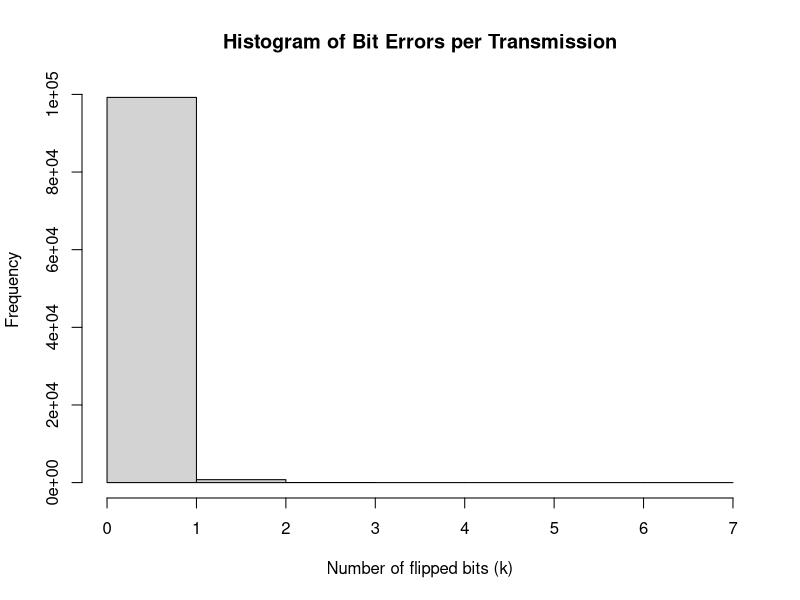
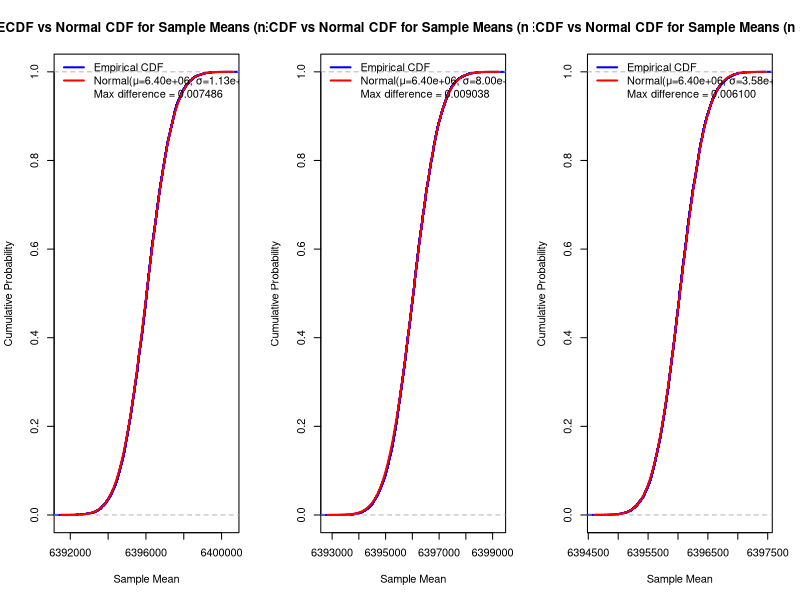
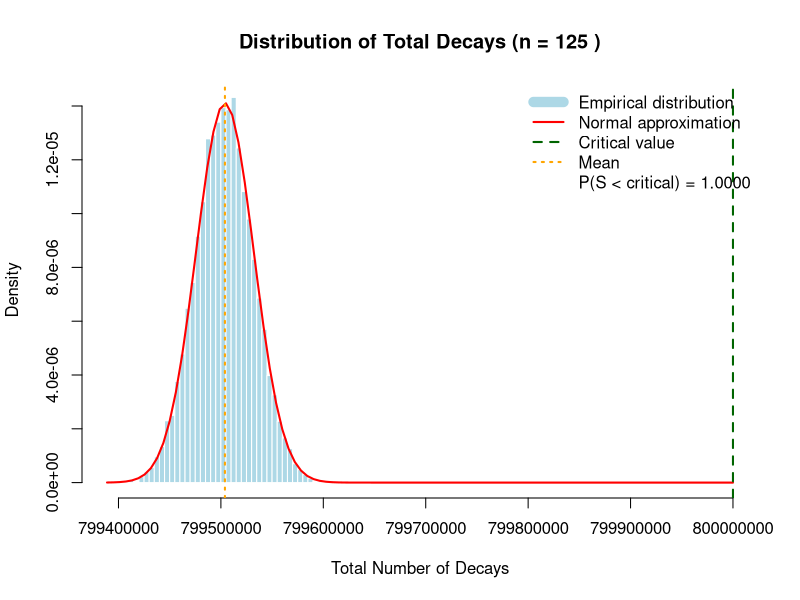
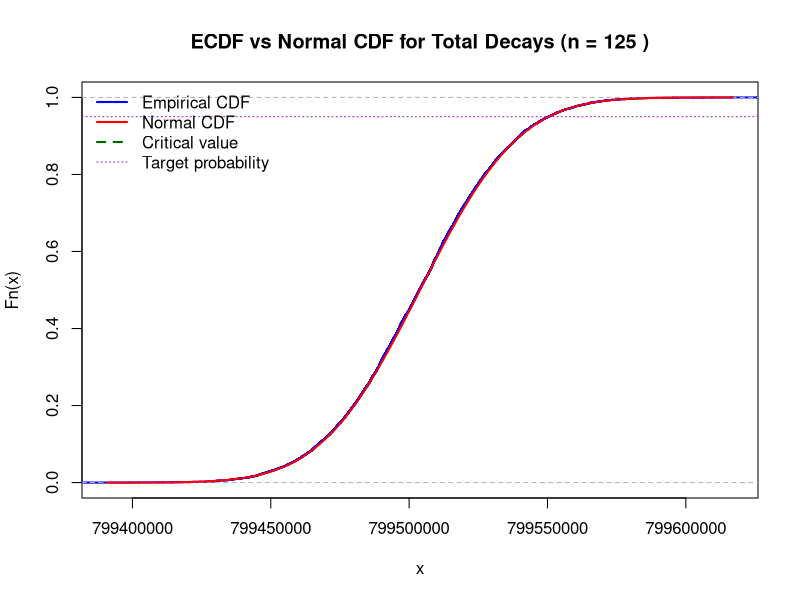
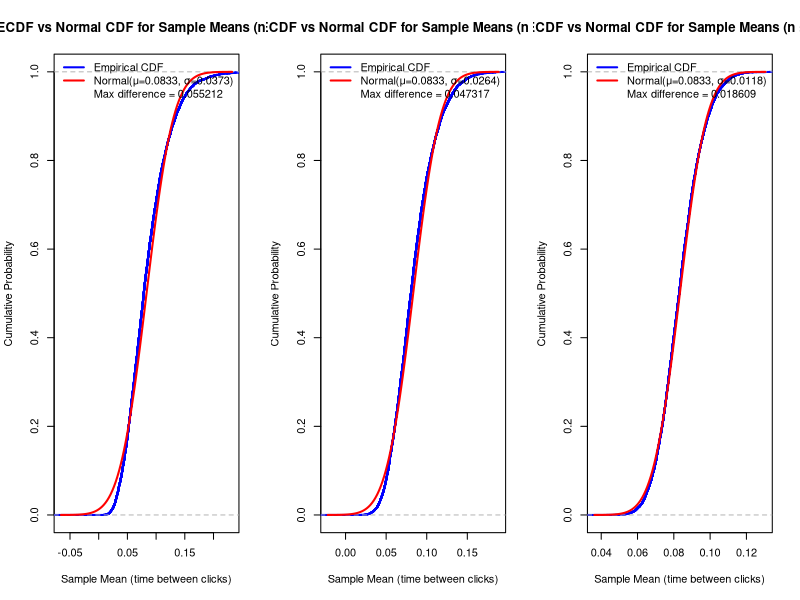
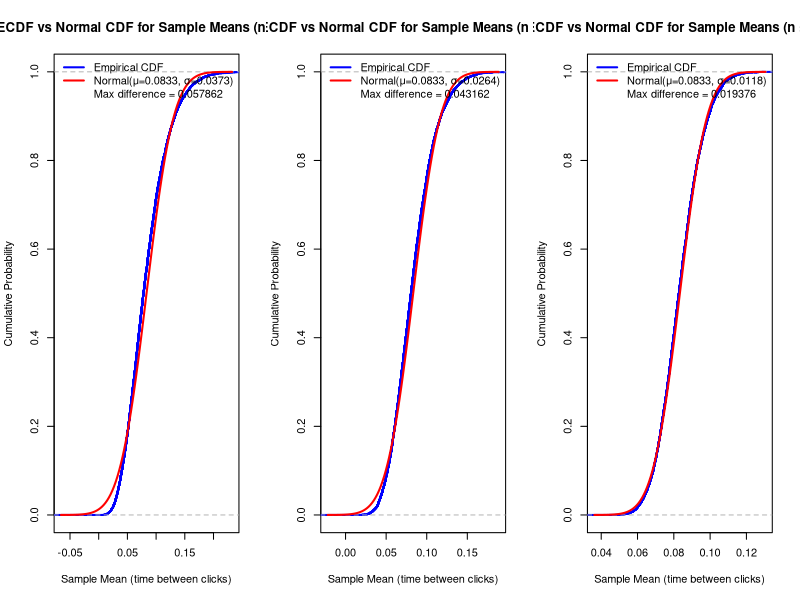
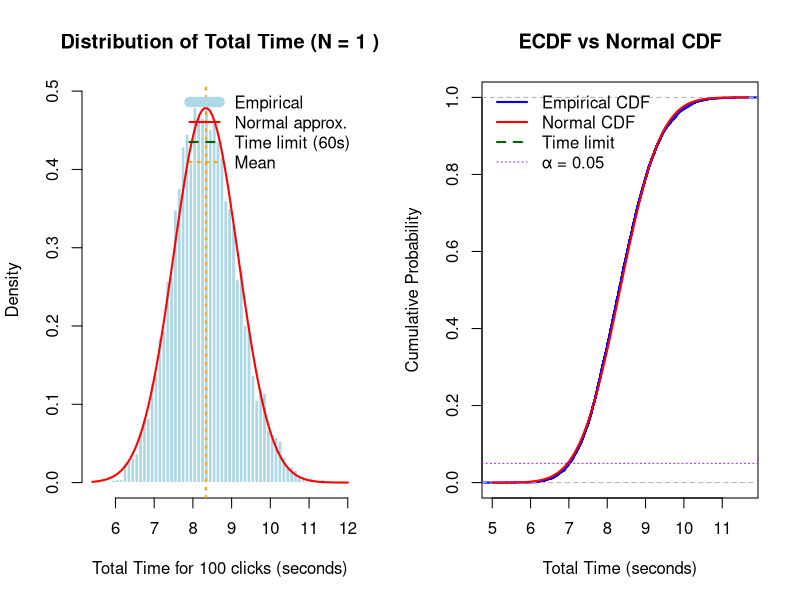
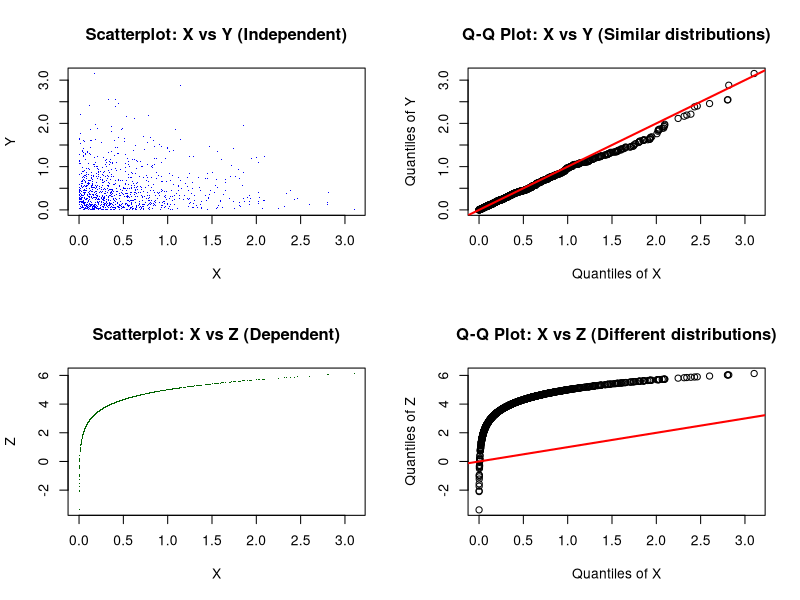

The R script that drew these images, in order:
## ---- chunk 1

id <- 2

set.seed(id)
p <- id/100

G <- matrix(c(1, 1, 1, 0, 0, 0, 0,
		1, 0, 0, 1, 1, 0, 0,
		0, 1, 0, 1, 0, 1, 0,
		1, 1, 0, 1, 0, 0, 1), nrow = 4, byrow = TRUE)
H <- t(matrix(c(1, 0, 1, 0, 1, 0, 1,
		0, 1, 1, 0, 0, 1, 1,
		0, 0, 0, 1, 1, 1, 1), nrow = 3, byrow = TRUE))
## ---- chunk 2
cat("The matrix G is: \n") 
G  
cat("The matrix H is: \n") 
H
cat("The product GH must be zero: \n")
(G%*%H) %%2
## ---- chunk 3
N <- 100000

message_generator <- function(N) {
  matrix(sample(c(0,1), 4*N, replace = TRUE), nrow = N)
}  
messages <- message_generator(100000)
codewords <- (messages %*% G) %% 2

errors <- matrix(rbinom(N*7, 1, 0.02), nrow=N)
received <- (codewords + errors) %% 2;
## ---- chunk 4
cat("Messages generated are : \n")
head(messages)
cat("\n")
cat("Encoded messages are: \n")
head(codewords)
cat("\n")
cat("Received messages are: \n")
head(received)
cat("\n")
cat("Mean of errors is : ")
mean(errors)
## ---- chunk 5
syndrome <- (received %*% H) %% 2
syndrome_index <- syndrome[,1] + 2*syndrome[,2] + 4*syndrome[,3]

corrected <- received
for (i in 1:N) {
  if (syndrome_index[i] != 0)
    corrected[i, syndrome_index[i]] <- (corrected[i, syndrome_index[i]] + 1) %% 2
}
## ---- chunk 6
cat("Failed bits are: \n")
table(syndrome_index)
## ---- chunk 7
decoded <- corrected[, c(3,5,6,7)]
success <- rowSums(decoded == messages) == 4
p_hat   <- mean(success)
## ---- chunk 8
cat("Proportion of correctly decoded messages: ")
p_hat
## ---- chunk 9
se  <- sqrt(p_hat*(1 - p_hat)/N)
eps <- 1.96 * se
ci  <- c(p_hat - eps, p_hat + eps)
N_required <- p_hat*(1 - p_hat)*(1.96/0.03)^2
## ---- chunk 10
cat("Required N for precision ε = 0.03: ")
N_required
## ---- chunk 11
bit_errors <- rowSums(errors)
hist(bit_errors, breaks=0:7,
     main="Histogram of Bit Errors per Transmission",
     xlab="Number of flipped bits (k)", ylab="Frequency")
mean(bit_errors); var(bit_errors)
## ---- chunk 12
lambda <- 136.907
N <- 100
mu <- N * lambda
K <- 1e3
n <- 5
sample_means <- colMeans(matrix(rpois(n*K, lambda = mu), nrow=n))
## ---- chunk 13
id <- 2
T <- 30.1

m <- id * 1e-6
M <- 136.907
Na <- 6e23

T_seconds <- T * 365.25 * 24 * 3600

atoms_number <- m / M * Na
lambda <- log(2) / T_seconds

mu <- atoms_number * lambda

mu

## ---- chunk 14
K <- 10000

analyze_sample_means <- function(n, mu, K) {
  sample_means <- replicate(K, mean(rpois(n, lambda = mu)))
  
  theoretical_mean <- mu
  theoretical_sd <- sqrt(mu / n)
  
  Fs <- ecdf(sample_means)
  
  x_vals <- seq(min(sample_means), max(sample_means), length.out = 1000)
  empirical_cdf <- Fs(x_vals)
  theoretical_cdf <- pnorm(x_vals, mean = theoretical_mean, sd = theoretical_sd)
  max_diff <- max(abs(empirical_cdf - theoretical_cdf))

  
  xlims <- c(theoretical_mean - 4*theoretical_sd, 
             theoretical_mean + 4*theoretical_sd)
  
  plot(Fs, 
       xlim = xlims, 
       ylim = c(0, 1),
       col = "blue",
       lwd = 2,
       main = paste("ECDF vs Normal CDF for Sample Means (n =", n, ")"),
       xlab = "Sample Mean",
       ylab = "Cumulative Probability")
  
  curve(pnorm(x, mean = theoretical_mean, sd = theoretical_sd), 
        col = "red", 
        lwd = 2, 
        add = TRUE)
  
  legend("topleft", 
         legend = c("Empirical CDF", 
                   paste0("Normal(μ=", sprintf("%.2e", theoretical_mean), 
                         ", σ=", sprintf("%.2e", theoretical_sd), ")"),
                   paste("Max difference =", sprintf("%.6f", max_diff))),
         col = c("blue", "red", "black"),
         lwd = c(2, 2, 0),
         bty = "n")
  
  return(list(mean = theoretical_mean, 
              sd = theoretical_sd, 
              max_diff = max_diff,
              sample_means = sample_means))
}

## ---- chunk 15
par(mfrow = c(1, 3))
results_n5 <- analyze_sample_means(5, mu, K)
results_n10 <- analyze_sample_means(10, mu, K)
results_n50 <- analyze_sample_means(50, mu, K)
par(mfrow = c(1, 1))

cat("\nResults for n = 5:\n")
cat("  Theoretical mean:", sprintf("%.3e", results_n5$mean), "\n")
cat("  Theoretical SD:", sprintf("%.3e", results_n5$sd), "\n")
cat("  Max difference:", sprintf("%.6f", results_n5$max_diff), "\n")

cat("\nResults for n = 10:\n")
cat("  Theoretical mean:", sprintf("%.3e", results_n10$mean), "\n")
cat("  Theoretical SD:", sprintf("%.3e", results_n10$sd), "\n")
cat("  Max difference:", sprintf("%.6f", results_n10$max_diff), "\n")

cat("\nResults for n = 50:\n")
cat("  Theoretical mean:", sprintf("%.3e", results_n50$mean), "\n")
cat("  Theoretical SD:", sprintf("%.3e", results_n50$sd), "\n")
cat("  Max difference:", sprintf("%.6f", results_n50$max_diff), "\n")

cat("\nComment: As n increases, the maximum difference decreases,")
cat("\nshowing that the CLT approximation improves with larger n.\n\n")
## ---- chunk 16

critical_value <- 8e8
target_probability <- 0.95

estimate_probability <- function(n, mu, critical_value, K = 10000) {
  sums <- replicate(K, sum(rpois(n, lambda = mu)))
  empirical_prob <- mean(sums < critical_value)
  return(list(prob = empirical_prob, sums = sums))
}

calculate_bounds <- function(n, mu, critical_value) {
  total_mean <- n * mu
  total_var <- n * mu
  total_sd <- sqrt(total_var)
  
  if (total_mean < critical_value) {
    markov_bound <- 1 - total_mean / critical_value
  } else {
    markov_bound <- 0
  }

  if (total_mean < critical_value) {
    t <- critical_value / total_mean
    chernoff_bound <- 1 - exp(-total_mean * (t * log(t) - t + 1))
  } else {
    chernoff_bound <- 0
  }
  
  clt_prob <- pnorm(critical_value, mean = total_mean, sd = total_sd)
  
  return(list(markov = markov_bound, 
              chernoff = chernoff_bound, 
              clt = clt_prob,
              mean = total_mean,
              sd = total_sd))
}

## ---- chunk 17
n_min <- 1
n_max <- 10000

while (n_max - n_min > 1) {
  n_test <- floor((n_min + n_max) / 2)
  result <- estimate_probability(n_test, mu, critical_value, K = 5000)
  
  if (result$prob >= target_probability) {
    n_min <- n_test
  } else {
    n_max <- n_test
  }
  
  cat("Testing n =", n_test, ", P(S < critical) =", 
      sprintf("%.4f", result$prob), "\n")
}

n_final <- n_min
cat("\nFinal test with K = 10000...\n")
final_result <- estimate_probability(n_final, mu, critical_value, K = 10000)
bounds <- calculate_bounds(n_final, mu, critical_value)

cat("\n=== RESULTS ===\n")
cat("Maximum n:", n_final, "\n")
cat("Empirical probability:", sprintf("%.4f", final_result$prob), "\n\n")

cat("Theoretical bounds:\n")
cat("  Markov inequality: P(S < critical) ≥", sprintf("%.4f", bounds$markov), "\n")
cat("  Chernoff bound:    P(S < critical) ≥", sprintf("%.4f", bounds$chernoff), "\n")
cat("  CLT approximation: P(S < critical) ≈", sprintf("%.4f", bounds$clt), "\n\n")

cat("Parameters for S = X₁ + ... + Xₙ:\n")
cat("  E[S] = n*μ =", sprintf("%.3e", bounds$mean), "\n")
cat("  SD[S] = √(n*μ) =", sprintf("%.3e", bounds$sd), "\n\n")
## ---- chunk 18
hist(final_result$sums, 
     breaks = 50,
     col = "lightblue",
     border = "white",
     main = paste("Distribution of Total Decays (n =", n_final, ")"),
     xlab = "Total Number of Decays",
     freq = FALSE,
     xlim = c(min(final_result$sums), max(final_result$sums, critical_value)))

# Add normal density curve
curve(dnorm(x, mean = bounds$mean, sd = bounds$sd), 
      col = "red", lwd = 2, add = TRUE)

abline(v = critical_value, col = "darkgreen", lwd = 2, lty = 2)
abline(v = bounds$mean, col = "orange", lwd = 2, lty = 3)

legend("topright", 
       legend = c("Empirical distribution",
                 "Normal approximation",
                 "Critical value",
                 "Mean",
                 paste("P(S < critical) =", sprintf("%.4f", final_result$prob))),
       col = c("lightblue", "red", "darkgreen", "orange", "black"),
       lwd = c(10, 2, 2, 2, 0),
       lty = c(1, 1, 2, 3, 0),
       bty = "n")

# Visualization 2: ECDF vs Theoretical CDF
xlims <- c(bounds$mean - 4*bounds$sd, bounds$mean + 4*bounds$sd)
Fs <- ecdf(final_result$sums)

plot(Fs, 
     xlim = xlims, 
     ylim = c(0, 1),
     col = "blue",
     lwd = 2,
     main = paste("ECDF vs Normal CDF for Total Decays (n =", n_final, ")"))

curve(pnorm(x, mean = bounds$mean, sd = bounds$sd), 
      col = "red", lwd = 2, add = TRUE)

abline(v = critical_value, col = "darkgreen", lwd = 2, lty = 2)
abline(h = target_probability, col = "purple", lwd = 1, lty = 3)

legend("topleft",
       legend = c("Empirical CDF", 
                 "Normal CDF",
                 "Critical value",
                 "Target probability"),
       col = c("blue", "red", "darkgreen", "purple"),
       lwd = c(2, 2, 2, 1),
       lty = c(1, 1, 2, 3),
       bty = "n")
## ---- chunk 19
team_id <- 2
nu1 <- team_id + 10
K <- 10000

analyze_exponential_means <- function(n, nu1, K) {
  sample_means <- colMeans(matrix(rexp(n*K, rate = nu1), nrow = n))

  mu <- 1 / nu1
  sigma <- 1 / (nu1 * sqrt(n))
  
  Fs <- ecdf(sample_means)
  
  x_vals <- seq(min(sample_means), max(sample_means), length.out = 1000)
  empirical_cdf <- Fs(x_vals)
  theoretical_cdf <- pnorm(x_vals, mean = mu, sd = sigma)
  max_diff <- max(abs(empirical_cdf - theoretical_cdf))
  
  xlims <- c(mu - 4*sigma, mu + 4*sigma)
  
  plot(Fs, 
       xlim = xlims, 
       ylim = c(0, 1),
       col = "blue",
       lwd = 2,
       main = paste("ECDF vs Normal CDF for Sample Means (n =", n, ")"),
       xlab = "Sample Mean (time between clicks)",
       ylab = "Cumulative Probability")
  
  curve(pnorm(x, mean = mu, sd = sigma), 
        col = "red", 
        lwd = 2, 
        add = TRUE)
  
  legend("topleft", 
         legend = c("Empirical CDF", 
                   paste0("Normal(μ=", sprintf("%.4f", mu), 
                         ", σ=", sprintf("%.4f", sigma), ")"),
                   paste("Max difference =", sprintf("%.6f", max_diff))),
         col = c("blue", "red", "black"),
         lwd = c(2, 2, 0),
         bty = "n")
  
  return(list(mu = mu, 
              sigma = sigma, 
              max_diff = max_diff,
              sample_means = sample_means))
}

par(mfrow = c(1, 3))
results_n5 <- analyze_exponential_means(5, nu1, K)
results_n10 <- analyze_exponential_means(10, nu1, K)
results_n50 <- analyze_exponential_means(50, nu1, K)
par(mfrow = c(1, 1))
## ---- chunk 20
# Analyze for n = 5, 10, 50
par(mfrow = c(1, 3))
results_n5 <- analyze_exponential_means(5, nu1, K)
results_n10 <- analyze_exponential_means(10, nu1, K)
results_n50 <- analyze_exponential_means(50, nu1, K)
par(mfrow = c(1, 1))

cat("\nResults for n = 5:\n")
cat("  Theoretical μ:", sprintf("%.6f", results_n5$mu), "\n")
cat("  Theoretical σ:", sprintf("%.6f", results_n5$sigma), "\n")
cat("  Max difference:", sprintf("%.6f", results_n5$max_diff), "\n")

cat("\nResults for n = 10:\n")
cat("  Theoretical μ:", sprintf("%.6f", results_n10$mu), "\n")
cat("  Theoretical σ:", sprintf("%.6f", results_n10$sigma), "\n")
cat("  Max difference:", sprintf("%.6f", results_n10$max_diff), "\n")

cat("\nResults for n = 50:\n")
cat("  Theoretical μ:", sprintf("%.6f", results_n50$mu), "\n")
cat("  Theoretical σ:", sprintf("%.6f", results_n50$sigma), "\n")
cat("  Max difference:", sprintf("%.6f", results_n50$max_diff), "\n")
## ---- chunk 21
calculate_max_N_bounds <- function(nu1, n_clicks = 100, time_limit = 60, target_prob = 0.05) {
  results <- list()

  markov_N <- n_clicks / (nu1 * time_limit / target_prob)
  results$markov <- floor(markov_N)

  chernoff_search <- function(N) {
    nu <- N * nu1
    lambda_param <- n_clicks / time_limit
    if (nu <= lambda_param) return(1)  # bound is useless
    t_opt <- nu - lambda_param
    bound <- ((nu / (nu + t_opt)) ^ n_clicks) * exp(t_opt * time_limit)
    return(bound)
  }
  
  N_test <- seq(1, 100, by = 0.1)
  chernoff_bounds <- sapply(N_test, chernoff_search)
  N_chernoff <- max(N_test[chernoff_bounds <= target_prob])
  results$chernoff <- floor(N_chernoff)
  
  z_alpha <- qnorm(target_prob)

  N_clt <- (n_clicks + 10 * z_alpha) / (time_limit * nu1)
  results$clt <- floor(N_clt)
  
  return(results)
}
## ---- chunk 22
bounds <- calculate_max_N_bounds(nu1)

cat("  Markov inequality: N ≤", bounds$markov, "(very conservative)\n")
cat("  Chernoff bound:    N ≤", bounds$chernoff, "\n")
cat("  CLT approximation: N ≤", bounds$clt, "\n\n")

N_predicted <- bounds$clt

if (is.na(N_predicted) || N_predicted <= 0) {
  cat("Warning: CLT prediction is invalid. Using conservative estimate.\n")
  N_predicted <- max(1, floor(bounds$chernoff))
}

if (N_predicted < 1) N_predicted <- 1

nu_predicted <- N_predicted * nu1

cat("Using N =", N_predicted, ", ν =", nu_predicted, "\n\n")
cat("(c) & (d) Simulation with N =", N_predicted, "\n")

simulate_safety <- function(N, nu1, n_clicks = 100, time_limit = 60, K = 10000) {
  if (N <= 0 || is.na(N)) {
    return(list(total_times = rep(NA, K), 
                prob_safe = NA,
                nu = NA))
  }
  
  nu <- N * nu1
  
  total_times <- replicate(K, sum(rexp(n_clicks, rate = nu)))
  prob_safe <- mean(total_times > time_limit)
  
  return(list(total_times = total_times, 
              prob_safe = prob_safe,
              nu = nu))
}

simulation_result <- simulate_safety(N_predicted, nu1, K = K)

if (!is.na(simulation_result$prob_safe) && simulation_result$prob_safe >= 0.95) {
  cat("✓ The location is safe with the predicted number of samples.\n")
} else {
  cat("✗ The predicted N is too high. Need to reduce N.\n")
  N_min <- 1
  N_max <- N_predicted
  
  cat("\nRefining N through binary search...\n")
  while (N_max - N_min > 1) {
    N_test <- floor((N_min + N_max) / 2)
    test_result <- simulate_safety(N_test, nu1, K = 5000)
    
    if (test_result$prob_safe >= 0.95) {
      N_min <- N_test
    } else {
      N_max <- N_test
    }
    cat("Testing N =", N_test, ", P(safe) =", sprintf("%.4f", test_result$prob_safe), "\n")
  }
  
  N_predicted <- N_min
  nu_predicted <- N_predicted * nu1
  simulation_result <- simulate_safety(N_predicted, nu1, K = K)
  
  cat("\nFinal N =", N_predicted, "\n")
  cat("Final P(safe) =", sprintf("%.4f", simulation_result$prob_safe), "\n")
}

## ---- chunk 23

par(mfrow = c(1, 2))

hist(simulation_result$total_times, 
     breaks = 50,
     col = "lightblue",
     border = "white",
     main = paste("Distribution of Total Time (N =", N_predicted, ")"),
     xlab = "Total Time for 100 clicks (seconds)",
     freq = FALSE)

mean_S <- 100 / nu_predicted
sd_S <- 10 / nu_predicted
curve(dnorm(x, mean = mean_S, sd = sd_S), 
      col = "red", lwd = 2, add = TRUE)

abline(v = 60, col = "darkgreen", lwd = 2, lty = 2)
abline(v = mean_S, col = "orange", lwd = 2, lty = 3)

legend("topright", 
       legend = c("Empirical", "Normal approx.", "Time limit (60s)", "Mean"),
       col = c("lightblue", "red", "darkgreen", "orange"),
       lwd = c(10, 2, 2, 2),
       lty = c(1, 1, 2, 3),
       bty = "n")

## ---- chunk 24
Fs <- ecdf(simulation_result$total_times)
xlims <- c(mean_S - 4*sd_S, mean_S + 4*sd_S)

plot(Fs, 
     xlim = xlims,
     ylim = c(0, 1),
     col = "blue",
     lwd = 2,
     main = "ECDF vs Normal CDF",
     xlab = "Total Time (seconds)",
     ylab = "Cumulative Probability")

curve(pnorm(x, mean = mean_S, sd = sd_S), 
      col = "red", lwd = 2, add = TRUE)

abline(v = 60, col = "darkgreen", lwd = 2, lty = 2)
abline(h = 0.05, col = "purple", lwd = 1, lty = 3)

legend("topleft",
       legend = c("Empirical CDF", "Normal CDF", "Time limit", "α = 0.05"),
       col = c("blue", "red", "darkgreen", "purple"),
       lwd = c(2, 2, 2, 1),
       lty = c(1, 1, 2, 3),
       bty = "n")

par(mfrow = c(1, 1))
## ---- chunk 25
mu <- id
sigma_sq <- 2 * id + 7
sigma <- sqrt(sigma_sq)
N <- 100

set.seed(id)
x_sim <- rnorm(N, mean = mu, sd = sigma)
y_sim <- 1 / x_sim

reciprocal_of_mean <- 1 / mean(x_sim)
mean_of_reciprocal <- mean(y_sim)

print(paste("Parameters: mu =", mu, ", sigma^2 =", sigma_sq))
print(paste("1 / mean(X):", round(reciprocal_of_mean, 6)))
print(paste("mean(1/X):", round(mean_of_reciprocal, 6)))
## ---- chunk 26
N_plots <- 1000
lambda <- 2

set.seed(id)
x <- rexp(N_plots, rate = lambda)
y <- rexp(N_plots, rate = lambda)
z <- log(x) + 5

par(mfrow = c(2, 2))

# Independent variables X and Y (same distribution)
plot(x, y, main = "Scatterplot: X vs Y (Independent)",
     xlab = "X", ylab = "Y", pch = ".", col = "blue")
qqplot(x, y, main = "Q-Q Plot: X vs Y (Similar distributions)",
       xlab = "Quantiles of X", ylab = "Quantiles of Y")
abline(0, 1, col = "red", lwd = 2)

# Dependent variables X and Z
plot(x, z, main = "Scatterplot: X vs Z (Dependent)",
     xlab = "X", ylab = "Z", pch = ".", col = "darkgreen")
qqplot(x, z, main = "Q-Q Plot: X vs Z (Different distributions)",
       xlab = "Quantiles of X", ylab = "Quantiles of Z")
abline(0, 1, col = "red", lwd = 2)

par(mfrow = c(1, 1))


# Comment: X and Y are independent but similarly distributed.
# X and Z are dependent; transformation creates correlation.
## ---- chunk 27
N <- 100
n_trials <- 3
p_success <- 0.5

set.seed(id)
x_sim <- rbinom(N, size = n_trials, prob = p_success)

sample_mean_x <- mean(x_sim)
sample_var_x <- var(x_sim)

print(paste("Theoretical E(X):", 1.5))
print(paste("Sample mean X:", sample_mean_x))
print(paste("Theoretical Var(X):", 0.75))
print(paste("Sample variance X:", sample_var_x))
# Comment: sample mean and variance are close to theoretical values.
## ---- chunk 28
y_sim <- 0.5 * x_sim - 1

sample_mean_y <- mean(y_sim)
sample_var_y <- var(y_sim)

print(paste("Theoretical E(Y):", -0.25))
print(paste("Sample mean Y:", sample_mean_y))
print(paste("Theoretical Var(Y):", 0.1875))
print(paste("Sample variance Y:", sample_var_y))
# Comment: Expected value of Y is negative, meaning the game is not profitable.
